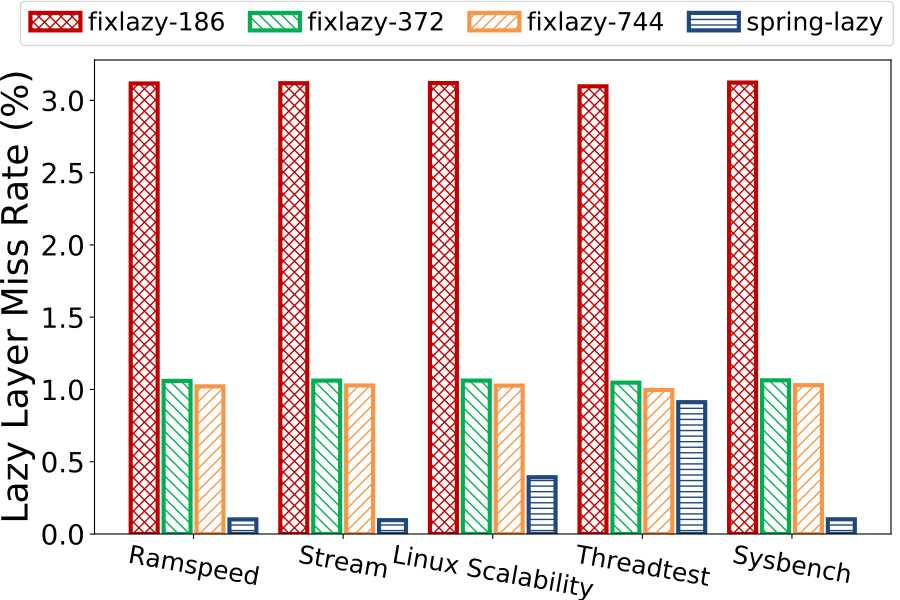

Here is the Python script that generated this plot:
import sys,os
import matplotlib.pyplot as plt
import numpy as np
from matplotlib.ticker import ScalarFormatter

colorDict = {'fixlazy-186': '#C00000', 'fixlazy-372': '#00B050', 'fixlazy-744': '#F79646', 'spring-lazy': '#1f497d'}
hatchDict = {'fixlazy-186': 'xxx', 'fixlazy-372': '\\\\\\', 'fixlazy-744': '///', 'spring-lazy': '---'}

oriData = [
    {
        'name': 'Ramspeed',
        "fixlazy-186": [95571476, 98645963],
        "fixlazy-372": [95339244, 96359888],
        "fixlazy-744": [95155060, 96137220],
        "spring-lazy": [94869775, 94965814],
    },
    {
        'name': 'Stream',
        "fixlazy-186": [28639611, 29561600],
        "fixlazy-372": [29144115, 29456761],
        "fixlazy-744": [28142114, 28434292],
        "spring-lazy": [27879852, 27906624],
    },
    {
        'name': 'Linux Scalability',
        "fixlazy-186": [135008874, 139356612],
        "fixlazy-372": [29144115, 29456761],
        "fixlazy-744": [135190055, 136592220],
        "spring-lazy": [135710575, 136245656],
    },
    {
        'name': 'Threadtest',
        "fixlazy-186": [296154859, 305620595],
        "fixlazy-372": [313328015, 316643382],
        "fixlazy-744": [307543236, 310638796],
        "spring-lazy": [372837465, 376269435],
    },
    {
        'name': 'Sysbench',
        "fixlazy-186": [222853631, 230038141],
        "fixlazy-372": [231304073, 233789331],
        "fixlazy-744": [229152924, 231536829],
        "spring-lazy": [264822558, 265092580],
    }
]

fix186Arr = []
fix372Arr = []
fix744Arr = []
springArr = []
tickArr = []

for dataDict in oriData:
    tickArr.append(dataDict['name'])
    curFix186Hit = dataDict['fixlazy-186'][0]
    curFix186All = dataDict['fixlazy-186'][1]
    curFix372Hit = dataDict['fixlazy-372'][0]
    curFix372All = dataDict['fixlazy-372'][1]
    curFix744Hit = dataDict['fixlazy-744'][0]
    curFix744All = dataDict['fixlazy-744'][1]
    curSpringHit = dataDict['spring-lazy'][0]
    curSpringAll = dataDict['spring-lazy'][1]
    fix186Arr.append((1-float(curFix186Hit)/curFix186All)*100)
    fix372Arr.append((1-float(curFix372Hit)/curFix372All)*100)
    fix744Arr.append((1-float(curFix744Hit)/curFix744All)*100)
    springArr.append((1-float(curSpringHit)/curSpringAll)*100)

labelArr = ['fixlazy-186', 'fixlazy-372', 'fixlazy-744', 'spring-lazy']
allArr = [fix186Arr, fix372Arr, fix744Arr, springArr]

ind=np.arange(len(tickArr))
bar_width = 0.18
gap_width = 0.04
totalBarNum = len(allArr)

plt.figure(figsize=(9,6))

barCnt = 0
for barId in range(totalBarNum):
    offset = 0.0-bar_width*(totalBarNum/2.0)-gap_width*((totalBarNum-1.0)/2)+(barCnt+0.5)*bar_width+barCnt*gap_width
    curP = plt.bar(ind+offset, allArr[barId], bar_width, label=labelArr[barId],color='white', \
        edgecolor=colorDict[labelArr[barId]], hatch=hatchDict[labelArr[barId]], lw=3)
    barCnt += 1

plt.ylabel('Lazy Layer Miss Rate (%)', fontsize=26)
plt.yticks(fontsize=20)
# plt.ylim(0,1.25)

# xfmt = ScalarFormatter(useMathText=True)
# xfmt.set_powerlimits((0, 0))
# plt.gca().yaxis.set_major_formatter(xfmt)

# plt.text(-0.5, 1.25, r'$\times10^{-2}$',fontsize=20)

plt.xticks(ind,tickArr, fontsize=18, rotation=360-10)
# plt.xlabel('Main Memory Capacity(GB)', fontsize=26)

plt.subplots_adjust(left=0.105, right=0.99, top=0.90, bottom=0.11)

plt.legend(fontsize=18, ncol = 4, loc='upper center', columnspacing=1, handletextpad=0.3, bbox_to_anchor=(0.455, 1.15))

plt.savefig('%s.pdf' % os.path.splitext(sys.argv[0])[0])
plt.show()
